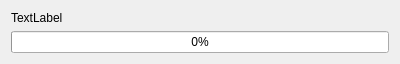
<?xml version="1.0" encoding="UTF-8"?>
<ui version="4.0">
 <class>DownloadProgress</class>
 <widget class="QWidget" name="DownloadProgress">
  <property name="windowModality">
   <enum>Qt::ApplicationModal</enum>
  </property>
  <property name="geometry">
   <rect>
    <x>0</x>
    <y>0</y>
    <width>400</width>
    <height>58</height>
   </rect>
  </property>
  <property name="windowTitle">
   <string>Download Progress</string>
  </property>
  <property name="locale">
   <locale language="English" country="UnitedKingdom"/>
  </property>
  <layout class="QVBoxLayout" name="verticalLayout">
   <item>
    <widget class="QLabel" name="url">
     <property name="text">
      <string>TextLabel</string>
     </property>
    </widget>
   </item>
   <item>
    <widget class="QProgressBar" name="progressBar">
     <property name="value">
      <number>0</number>
     </property>
    </widget>
   </item>
  </layout>
 </widget>
 <resources/>
 <connections/>
</ui>
